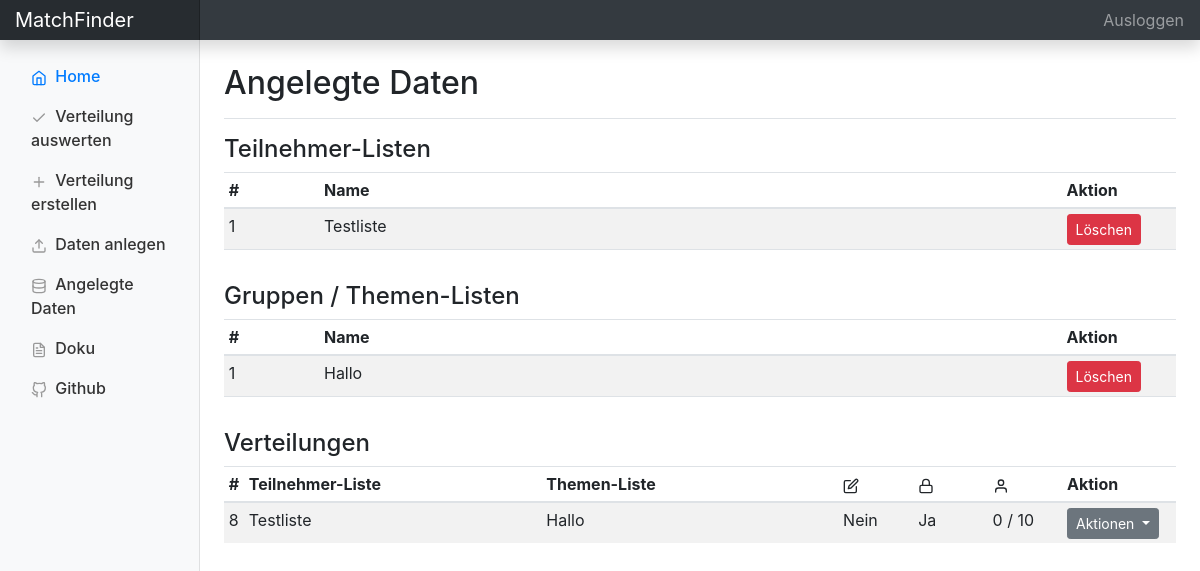
/edit/ (signed in), run on an earlier commit of the app's database.
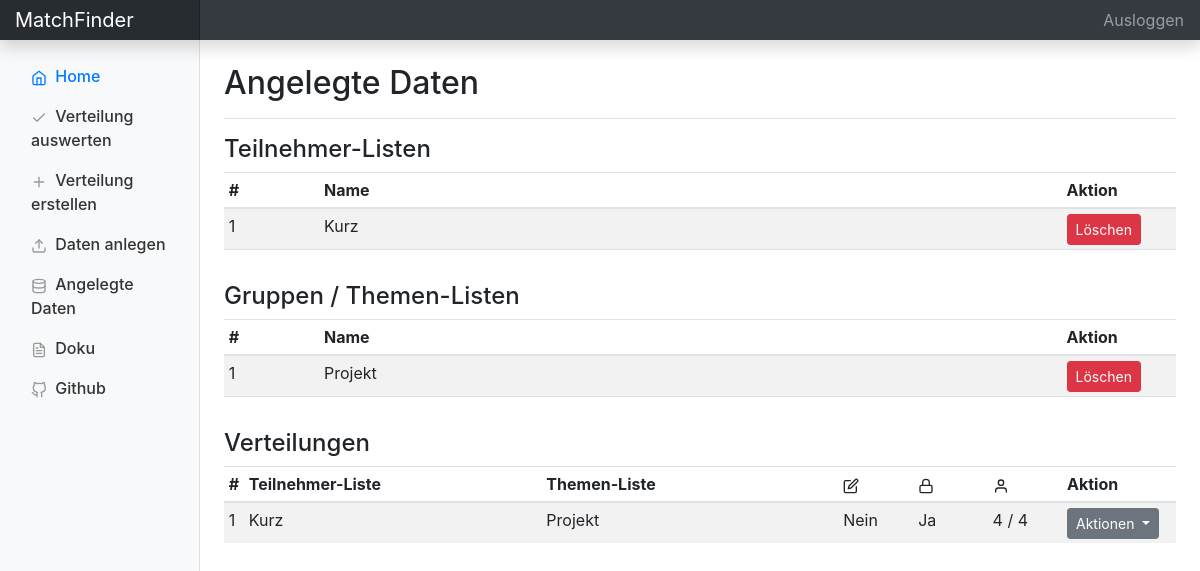
And on a later commit of the database.
### matchFinder/models/teilnehmer_list_model.py (models this page shows)
class Teilnehmer_List(db.Model):
	__tablename__ = "teilnehmer_lists"
	id = db.Column(db.Integer, primary_key=True)
	name = db.Column(db.String(80), nullable=False)
	teilnehmer = db.relationship("Teilnehmer", cascade="all,delete", backref="list", lazy=True)
	verteilungen = db.relationship("Verteilung", cascade="all,delete", backref="teilnehmer", lazy=True)
	is_for_unprotected = db.Column(db.Boolean, default=False)

### matchFinder/models/thema_list_model.py (models this page shows)
class Thema_List(db.Model):
	__tablename__ = "thema_lists"
	id = db.Column(db.Integer, primary_key=True)
	name = db.Column(db.String(80), nullable=False)
	themen = db.relationship("Thema", cascade="all,delete", backref="list", lazy=True)
	verteilungen = db.relationship("Verteilung", cascade="all,delete", backref="thema_list", lazy=True)

### matchFinder/models/verteilung_model.py (models this page shows)
class Verteilung(db.Model):
	__tablename__ = "verteilungen"
	id = db.Column(db.Integer, primary_key=True)
	thema_list_id = db.Column(db.Integer, db.ForeignKey("thema_lists.id"), nullable=False)
	teilnehmer_list_id = db.Column(db.Integer, db.ForeignKey("teilnehmer_lists.id"), nullable=False)
	editable = db.Column(db.Boolean, default=False)
	max_teilnehmer_per_thema = db.Column(db.Integer, default=1)
	protected = db.Column(db.Boolean, default=True)
	praeferenzen = db.relationship("Praeferenz", cascade="all,delete", backref="verteilung", lazy=True)

### matchFinder/edit.py (the view)
@bp.route('/')
def index():
	teilnehmer_list_entries = database_helper.get_all_teilnehmer_lists()
	teilnehmer_all = database_helper.get_all_teilnehmer()
	thema_list_entries = database_helper.get_all_thema_lists()
	thema_all = database_helper.get_all_themen()
	verteilungen_all = database_helper.get_all_verteilungen()
	return render_template(
		'edit.html',
		teilnehmer_lists=teilnehmer_list_entries,
		teilnehmer=teilnehmer_all,
		thema_lists=thema_list_entries,
		themen=thema_all,
		verteilungen=verteilungen_all
		)

### matchFinder/database_helper.py (called while the page is built)
def get_all_teilnehmer():
	return teilnehmer_model.Teilnehmer.query.all()

def get_all_teilnehmer_lists():
	return teilnehmer_list_model.Teilnehmer_List.query.all()

def get_all_themen():
	return thema_model.Thema.query.all()

def get_all_thema_lists():
	return thema_list_model.Thema_List.query.all()

def get_all_verteilungen():
	return verteilung_model.Verteilung.query.all()

### matchFinder/edit.py (called while the page is built)
@bp.before_request
def load_logged_in_user():
    if session.get('is_authenticated') != True:
        return redirect(url_for('home.index'))

### matchFinder/templates/edit.html (shortened to what this page needs)
{% extends "layout.html" %}
{% block head %}
{{super()}}
{% endblock %}
{% block header %}Angelegte Daten{% endblock %}
{% block body %}
{% if teilnehmer_lists %}
<h4>Teilnehmer-Listen</h4>
<div class="table-responsive mb-3">
	<table class="table table-striped table-sm">
		<thead>
			<tr>
				<th style="width: 10%">#</th>
				<th style="width: 78%">Name</th>
				<th style="width: 12%">Aktion</th>
			</tr>
		</thead>
		<tbody>
			{% for teilnehmer_list in teilnehmer_lists %}
			<tr data-toggle="collapse" data-target="#subtable_teilnehmer_{{teilnehmer_list.id}}" class="clickable">
				<td>{{teilnehmer_list.id}}</td>
				<td>{{teilnehmer_list.name}}</td>
				<td>
					<a class="btn btn-sm btn-danger" href="{{ url_for('edit.delete', id=teilnehmer_list.id, type='teilnehmer') }}">Löschen</a>
				</td>
			</tr>
			{% endfor %}
		</tbody>
	</table>
</div>
{% endif %}
{% if thema_lists %}
<h4>Gruppen / Themen-Listen</h4>
<div class="table-responsive mb-3">
	<table class="table table-striped table-sm">
		<thead>
			<tr>
				<th style="width: 10%">#</th>
				<th style="width: 78%">Name</th>
				<th style="width: 12%">Aktion</th>
			</tr>
		</thead>
		<tbody>
			{% for thema_list in thema_lists %}
			<tr data-toggle="collapse" data-target="#subtable_thema_{{thema_list.id}}" class="clickable">
				<td>{{thema_list.id}}</td>
				<td>{{thema_list.name}}</td>
				<td>
					<a class="btn btn-sm btn-danger" href="{{ url_for('edit.delete', id=thema_list.id, type='thema') }}">Löschen</a>
				</td>
			</tr>
			{% endfor %}
		</tbody>
	</table>
</div>
{% endif %}
{% if verteilungen %}
<h4>Verteilungen</h4>
<div class="table-responsive mb-3">
	<table class="table table-striped table-sm">
		<thead>
			<tr>
				<th style="width: 10">#</th>
				<th style="width: 32%">Teilnehmer-Liste</th>
				<th style="width: 32%">Themen-Liste</th>
				<th style="width: 8%">
					<span data-feather="edit"></span>
				</th>
				<th style="width: 8%">
					<span data-feather="lock"></span>
				</th>
				<th style="width: 8%">
					<span data-feather="user"></span>
				</th>
				<th style="width: 12%">Aktion</th>
			</tr>
		</thead>
		<tbody>
			{% for verteilung in verteilungen %}
			<tr>
				<td>{{verteilung.id}}</td>
				<td>{{verteilung.teilnehmer.name}}</td>
				<td>{{verteilung.thema_list.name}}</td>
				<td>
					{% if verteilung.editable %}
					Ja
					{% else %}
					Nein
					{% endif %}
				</td>
				<td>
					{% if verteilung.protected %}
					Ja
					{% else %}
					Nein
					{% endif %}
				</td>
				<td>{{verteilung.praeferenzen | length}} / {{verteilung.teilnehmer.teilnehmer | length}}</td>
				<td>
					<div class="dropdown">
						<button class="btn btn-secondary btn-sm dropdown-toggle" type="button" id="dropdownMenuButton" data-toggle="dropdown" aria-haspopup="true" aria-expanded="false">
							Aktionen
						</button>
					</div>
				</td>
			</tr>
			{% endfor %}
		</tbody>
	</table>
</div>
{% endif %}
{% endblock %}

### matchFinder/templates/layout.html (shortened to what this page needs)
<!doctype html>
<html>
<head>
  {% block head %}
  <link type="text/css" rel="stylesheet" href="{{ url_for('static', filename='style.css') }}">
  <link rel="stylesheet" href="https://cdn.jsdelivr.net/npm/bootstrap@4.5.3/dist/css/bootstrap.min.css">
  {% endblock %}
</head>
<body>
  <div class="d-none d-md-block">
    <nav class="navbar navbar-dark fixed-top bg-dark flex-md-nowrap p-0 shadow">
      <a class="navbar-brand col-sm-3 col-md-2" href="/">MatchFinder</a>
      <ul class="navbar-nav px-3">
        <li class="nav-item text-nowrap">
          {% if session['is_authenticated'] == True %}
          <a class="nav-link" href="/auth/logout">Ausloggen</a>
          {% else %}
          <a class="nav-link" href="/auth">Authentifizierung</a>
          {% endif %}
        </li>
      </ul>
    </nav>
  </div>
  <div class="container-fluid">
    <div class="row">
      <nav class="col-md-2 d-none d-md-block bg-light sidebar">
        <div class="sidebar-sticky">
          <ul class="nav flex-column">
            <li class="nav-item">
              <a class="nav-link active" href="/">
                <span data-feather="home"></span>
                Home <span class="sr-only">(current)</span>
              </a>
            </li>
            <li class="nav-item">
              <a class="nav-link" href="/evaluate">
                <span data-feather="check"></span>
                Verteilung auswerten
              </a>
            </li>
            {% if session['is_authenticated'] == True %}
            <li class="nav-item">
              <a class="nav-link" href="/create">
                <span data-feather="plus"></span>
                Verteilung erstellen
              </a>
            </li>
            <li class="nav-item">
              <a class="nav-link" href="/upload">
                <span data-feather="upload"></span>
                Daten anlegen
              </a>
            </li>
            <li class="nav-item">
              <a class="nav-link" href="/edit">
                <span data-feather="database"></span>
                Angelegte Daten
              </a>
            </li>
            {% endif %}
            <li class="nav-item">
              <a class="nav-link" href="/docs">
                <span data-feather="file-text"></span>
                Doku
              </a>
            </li>
            <li class="nav-item">
              <a class="nav-link" href="https://github.com/felix-wolf/MatchFinder">
                <span data-feather="github"></span>
                Github
              </a>
            </li>
          </ul>
        </div>
      </nav>
      <main role="main" class="col-md-10 col-sm-12 ml-sm-auto col-lg-10 px-4">
        <div class="d-flex justify-content-between flex-wrap flex-md-nowrap align-items-center pt-3 pb-2 mb-3 border-bottom">
          <div class="header">
            <h1 class="h2">
              {% block header %}
              {% endblock %}
            </h1>
          </div>
        </div>
        <div id="content">
          {% block body %}
          {% endblock %}
        </div>
      </div>
  </div>
</body>
</html>

### matchFinder/static/style.css (style rules this page uses)
body { font-size: .875rem; }
.feather { width: 16px; height: 16px; vertical-align: text-bottom; }
.sidebar { position: fixed; top: 0; bottom: 0; left: 0; z-index: 100; padding: 48px 0 0; box-shadow: inset -1px 0 0 rgba(0, 0, 0, .1); }
.sidebar-sticky { position: relative; top: 0; height: calc(100vh - 48px); padding-top: .5rem; overflow-x: hidden; overflow-y: auto; }
.sidebar .nav-link { font-weight: 500; color: #333; }
.sidebar .nav-link .feather { margin-right: 4px; color: #999; }
.sidebar .nav-link.active { color: #007bff; }
.sidebar .nav-link:hover .feather, .sidebar .nav-link.active .feather { color: inherit; }
[role="main"] { padding-top: 48px; }
.navbar-brand { padding-top: .75rem; padding-bottom: .75rem; font-size: 1rem; background-color: rgba(0, 0, 0, .25); box-shadow: inset -1px 0 0 rgba(0, 0, 0, .25); }

What changed in the data, as far as the page shows it:
removed Verteilung: id "8", teilnehmer.name "Testliste", thema_list.name "Hallo", editable "Nein", protected "Ja", praeferenzen|length "0", teilnehmer.teilnehmer|length "10"
changed Teilnehmer_List id 1: name "Testliste" → "Kurz"
changed Thema_List id 1: name "Hallo" → "Projekt"
added Verteilung: id "1", teilnehmer.name "Kurz", thema_list.name "Projekt", editable "Nein", protected "Ja", praeferenzen|length "4", teilnehmer.teilnehmer|length "4"
